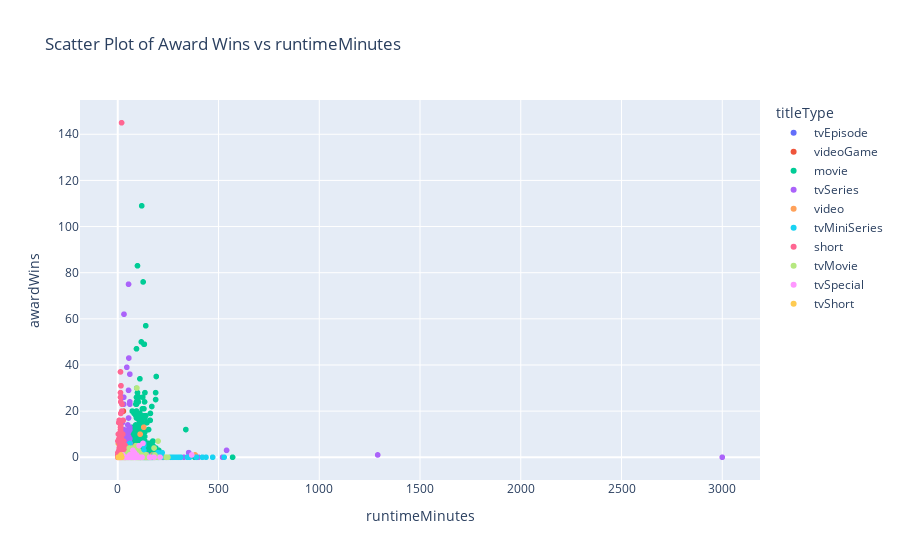

Notebook code cell kept with this figure:
### Code cell
# Crea uno scatter plot usando Plotly
fig = px.scatter(df_copy, x='runtimeMinutes', y='awardWins', title='Scatter Plot of Award Wins vs runtimeMinutes', color = 'titleType')

# Mostra il grafico
fig.show()

### Figure 1 — Plotly figure (JSON) as saved in the notebook; plotly's stock layout.template omitted (floating-point values rounded to 4 significant figures; data arrays with more than 128 entries replaced by an {"elided": "..."} marker saying what was removed)
{"data": [{"hovertemplate": "titleType=tvEpisode<br>runtimeMinutes=%{x}<br>awardWins=%{y}<extra></extra>", "legendgroup": "tvEpisode", "marker": {"color": "#636efa", "symbol": "circle"}, "mode": "markers", "name": "tvEpisode", "showlegend": true, "type": "scattergl", "x": {"elided": "4698 float values"}, "xaxis": "x", "y": {"elided": "4698 int values"}, "yaxis": "y"}, {"hovertemplate": "titleType=videoGame<br>runtimeMinutes=%{x}<br>awardWins=%{y}<extra></extra>", "legendgroup": "videoGame", "marker": {"color": "#EF553B", "symbol": "circle"}, "mode": "markers", "name": "videoGame", "showlegend": true, "type": "scattergl", "x": {"elided": "259 int values"}, "xaxis": "x", "y": {"elided": "259 int values"}, "yaxis": "y"}, {"hovertemplate": "titleType=movie<br>runtimeMinutes=%{x}<br>awardWins=%{y}<extra></extra>", "legendgroup": "movie", "marker": {"color": "#00cc96", "symbol": "circle"}, "mode": "markers", "name": "movie", "showlegend": true, "type": "scattergl", "x": {"elided": "5535 float values"}, "xaxis": "x", "y": {"elided": "5535 int values"}, "yaxis": "y"}, {"hovertemplate": "titleType=tvSeries<br>runtimeMinutes=%{x}<br>awardWins=%{y}<extra></extra>", "legendgroup": "tvSeries", "marker": {"color": "#ab63fa", "symbol": "circle"}, "mode": "markers", "name": "tvSeries", "showlegend": true, "type": "scattergl", "x": {"elided": "1375 float values"}, "xaxis": "x", "y": {"elided": "1375 int values"}, "yaxis": "y"}, {"hovertemplate": "titleType=video<br>runtimeMinutes=%{x}<br>awardWins=%{y}<extra></extra>", "legendgroup": "video", "marker": {"color": "#FFA15A", "symbol": "circle"}, "mode": "markers", "name": "video", "showlegend": true, "type": "scattergl", "x": {"elided": "792 float values"}, "xaxis": "x", "y": {"elided": "792 int values"}, "yaxis": "y"}, {"hovertemplate": "titleType=tvMiniSeries<br>runtimeMinutes=%{x}<br>awardWins=%{y}<extra></extra>", "legendgroup": "tvMiniSeries", "marker": {"color": "#19d3f3", "symbol": "circle"}, "mode": "markers", "name": "tvMiniSeries", "showlegend": true, "type": "scattergl", "x": {"elided": "224 float values"}, "xaxis": "x", "y": {"elided": "224 int values"}, "yaxis": "y"}, {"hovertemplate": "titleType=short<br>runtimeMinutes=%{x}<br>awardWins=%{y}<extra></extra>", "legendgroup": "short", "marker": {"color": "#FF6692", "symbol": "circle"}, "mode": "markers", "name": "short", "showlegend": true, "type": "scattergl", "x": {"elided": "2474 float values"}, "xaxis": "x", "y": {"elided": "2474 int values"}, "yaxis": "y"}, {"hovertemplate": "titleType=tvMovie<br>runtimeMinutes=%{x}<br>awardWins=%{y}<extra></extra>", "legendgroup": "tvMovie", "marker": {"color": "#B6E880", "symbol": "circle"}, "mode": "markers", "name": "tvMovie", "showlegend": true, "type": "scattergl", "x": {"elided": "868 float values"}, "xaxis": "x", "y": {"elided": "868 int values"}, "yaxis": "y"}, {"hovertemplate": "titleType=tvSpecial<br>runtimeMinutes=%{x}<br>awardWins=%{y}<extra></extra>", "legendgroup": "tvSpecial", "marker": {"color": "#FF97FF", "symbol": "circle"}, "mode": "markers", "name": "tvSpecial", "showlegend": true, "type": "scattergl", "x": {"elided": "166 float values"}, "xaxis": "x", "y": {"elided": "166 int values"}, "yaxis": "y"}, {"hovertemplate": "titleType=tvShort<br>runtimeMinutes=%{x}<br>awardWins=%{y}<extra></extra>", "legendgroup": "tvShort", "marker": {"color": "#FECB52", "symbol": "circle"}, "mode": "markers", "name": "tvShort", "showlegend": true, "type": "scattergl", "x": [16, 3, 4, 16, 11, 10, 10, 15, 10, 5, 16, 9.385, 10, 2, 5, 2, 11, 5, 15, 9, 8, 20, 10, 3, 5, 8, 18, 11, 15, 7, 3, 15, 5, 7, 3, 10, 18, 4, 4, 17], "xaxis": "x", "y": [1, 0, 0, 0, 0, 0, 0, 0, 0, 0, 0, 0, 0, 0, null, null, 0, null, 0, 0, 0, 0, null, 0, 0, null, 0, null, 0, 0, 0, 0, 0, 0, 0, 0, 0, 0, 0, 0], "yaxis": "y"}], "layout": {"legend": {"title": {"text": "titleType"}, "tracegroupgap": 0}, "title": {"text": "Scatter Plot of Award Wins vs runtimeMinutes"}, "xaxis": {"anchor": "y", "domain": [0, 1], "title": {"text": "runtimeMinutes"}}, "yaxis": {"anchor": "x", "domain": [0, 1], "title": {"text": "awardWins"}}}}
